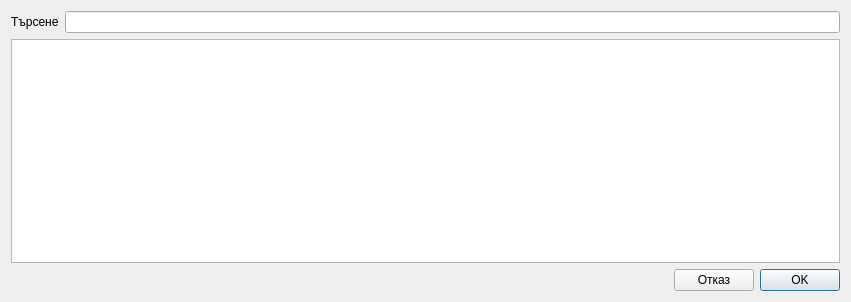
<?xml version="1.0" encoding="UTF-8"?>
<ui version="4.0">
 <class>SpecialtyDialogClass</class>
 <widget class="QDialog" name="SpecialtyDialogClass">
  <property name="windowModality">
   <enum>Qt::ApplicationModal</enum>
  </property>
  <property name="geometry">
   <rect>
    <x>0</x>
    <y>0</y>
    <width>851</width>
    <height>302</height>
   </rect>
  </property>
  <property name="font">
   <font>
    <kerning>true</kerning>
   </font>
  </property>
  <property name="windowTitle">
   <string>KSMPDialog</string>
  </property>
  <property name="modal">
   <bool>true</bool>
  </property>
  <layout class="QVBoxLayout" name="verticalLayout">
   <item>
    <layout class="QHBoxLayout" name="horizontalLayout_2">
     <item>
      <widget class="QLabel" name="label">
       <property name="text">
        <string>Търсене</string>
       </property>
      </widget>
     </item>
     <item>
      <widget class="QLineEdit" name="searchEdit"/>
     </item>
    </layout>
   </item>
   <item>
    <widget class="QTableView" name="tableView"/>
   </item>
   <item>
    <layout class="QHBoxLayout" name="horizontalLayout">
     <item>
      <spacer name="horizontalSpacer">
       <property name="orientation">
        <enum>Qt::Horizontal</enum>
       </property>
       <property name="sizeHint" stdset="0">
        <size>
         <width>40</width>
         <height>20</height>
        </size>
       </property>
      </spacer>
     </item>
     <item>
      <widget class="QPushButton" name="cancelButton">
       <property name="text">
        <string>Отказ</string>
       </property>
       <property name="autoDefault">
        <bool>false</bool>
       </property>
      </widget>
     </item>
     <item>
      <widget class="QPushButton" name="okButton">
       <property name="text">
        <string>OK</string>
       </property>
       <property name="default">
        <bool>true</bool>
       </property>
      </widget>
     </item>
    </layout>
   </item>
  </layout>
 </widget>
 <layoutdefault spacing="6" margin="11"/>
 <resources/>
 <connections/>
</ui>
